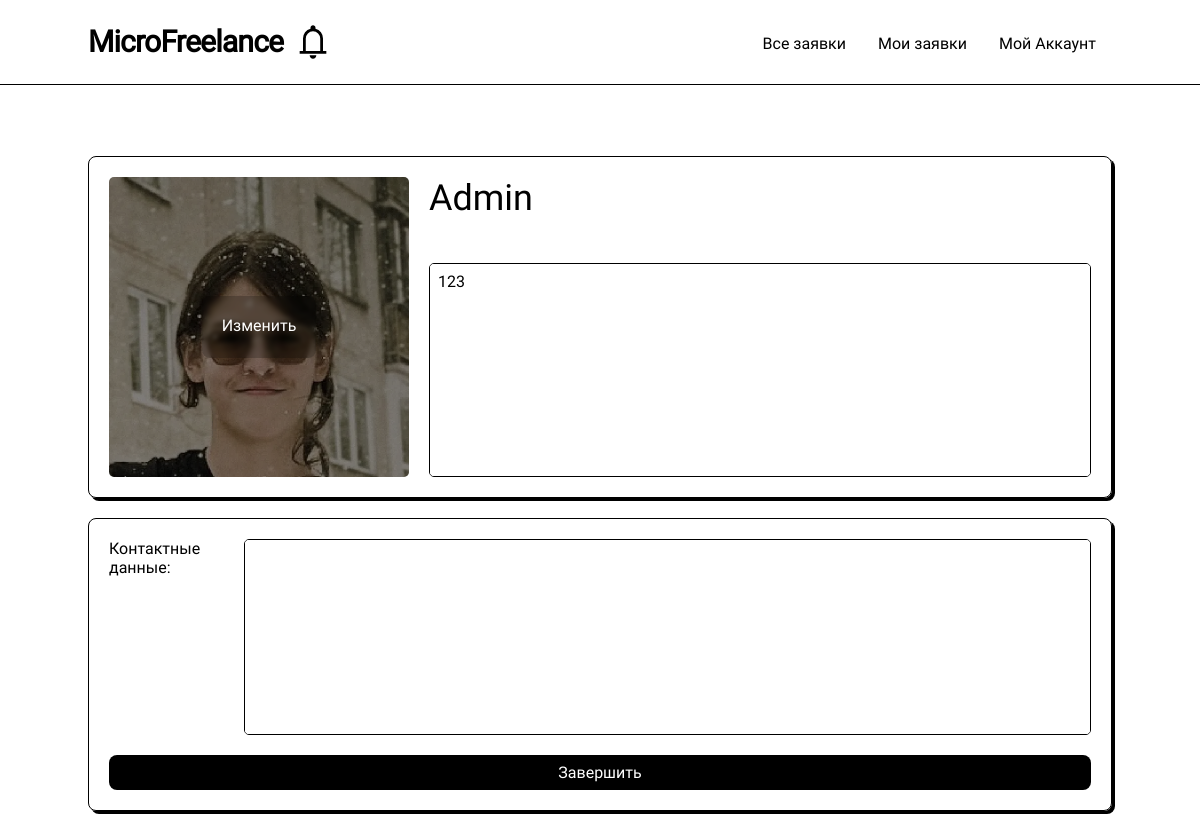
The app's page /profile-editor (signed in), older data.
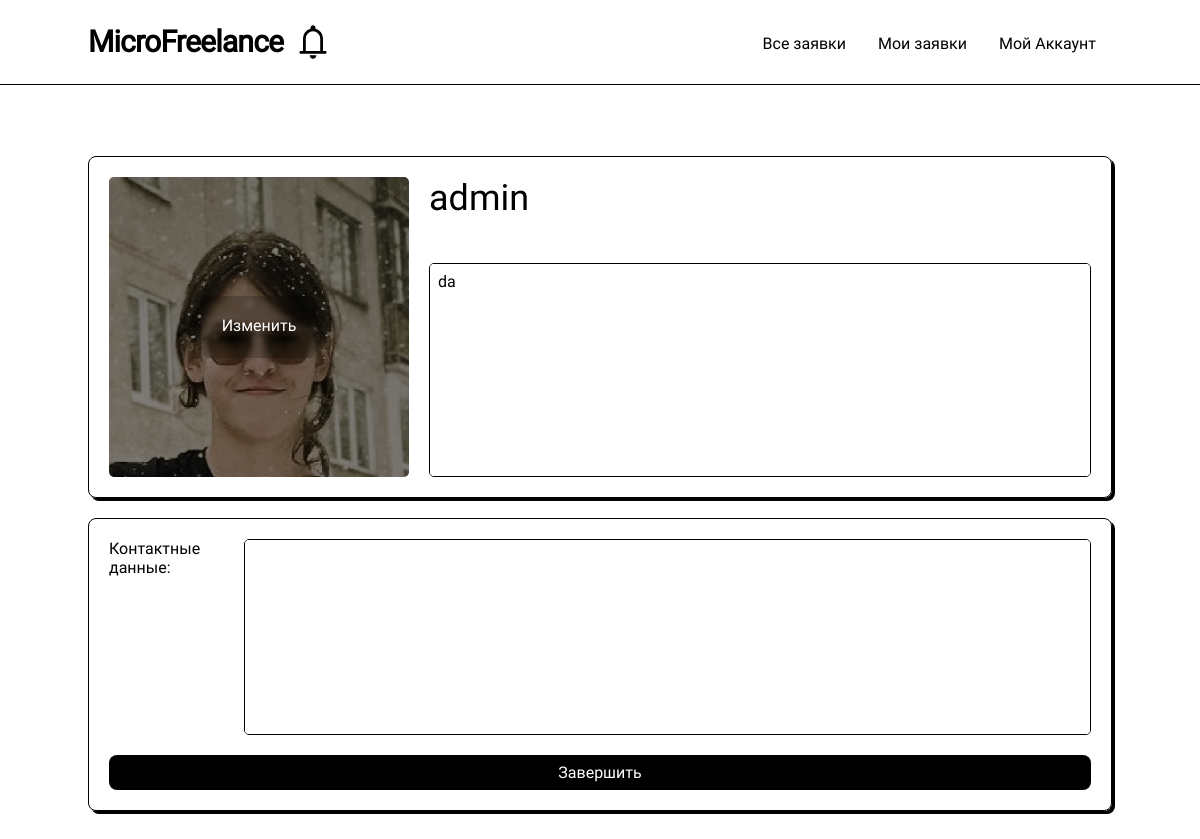
The same page, newer data.
### models.py (models this page shows, shortened)
class User(UserMixin, db.Model):
    __table_name__ = "users"
    id: Mapped[int]                         = mapped_column(primary_key=True)
    login: Mapped[str]                      = mapped_column(String(64), index=True, unique=True)
    password_hash: Mapped[Optional[str]]    = mapped_column(String(256))
    name: Mapped[Optional[str]]             = mapped_column(String(64))
    aboutme: Mapped[Optional[str]]          = mapped_column(String(256))
    contact_info: Mapped[Optional[str]]     = mapped_column(String(256))
    account_type: Mapped[str]               = mapped_column(String(256), default='student')

### routes.py (the view, shortened to what this page needs)
@app.route('/profile-editor/', methods=['GET', 'POST'])
@app.route('/profile-editor', methods=['GET', 'POST'])
@login_required
def profile_editor():
    if not current_user.is_authenticated:
        return redirect("/")
    form = ProfileEditorForm()
    print(form.photo, form.errors)
    if request.method == 'POST' and not form.validate():
        flash(['Произошла ошибка, возможно ошибка заполнения', 'red'])
    form.aboutme.data = current_user.aboutme
    form.contact_info.data = current_user.contact_info
    return render_template('profile_editor.html', form=form)

### forms.py
class ProfileEditorForm(FlaskForm):
    name = StringField('Имя', validators=[DataRequired()])
    aboutme = TextAreaField('Обомне', validators=[DataRequired()])
    contact_info = TextAreaField('contact_info')
    photo = FileField('image', validators=[FileAllowed(['jpg', 'png', 'webp', 'gif','jpeg'], 'Images only!')])
    submit = SubmitField('Завершить')

### models.py (called while the page is built)
@login.user_loader
def load_user(id):
  return db.session.get(User, int(id))

### routes.py (called while the page is built)
def render_template(*args, **kwargs):
    kwargs['current_user'] = current_user
    return base_render_teplate(*args, **kwargs)

### templates/profile_editor.html (shortened to what this page needs)
{% extends 'base/base.html' %}
{% block content %}
<form method="POST" enctype='multipart/form-data'>
    <div class="profile card">
        <div class="ava-edit">
            <img
            src="{{ url_for('static', filename='avatars/'+current_user.login + '.webp') }}"
            id="avatar"
            >
            <a class="button-action" onclick="getElementById('avatar_edit').click();">Изменить</a>
        </div>
        <div class="content">
            <div class="username" >{{ form.name(value=current_user.name, size=0) }}</div>
            <div class="aboutme"> {{ form.aboutme(size=0, style="resize: none;", class="scroll") }} </div>
        </div>
    </div>
    <div class="card settings">
        <div class="content">
            <span>Контактные данные:</span>
            <div class="contacts"> {{ form.contact_info(size=0, style="resize: none;", class="scroll") }} </div>
        </div>
        {{ form.submit(class="button button-finish", tabindex="0") }}
    </div>
</form>
{% endblock %}

Row changes from the older to the newer data that the page shows:
changed User: name "Admin" → "admin"; aboutme "123" → "da"
